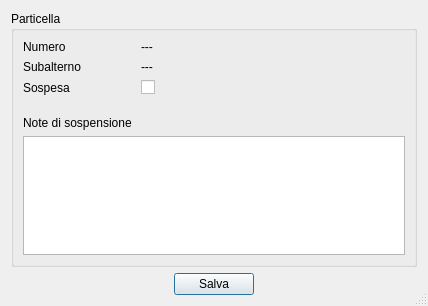
<?xml version="1.0" encoding="UTF-8"?>
<ui version="4.0">
 <class>Dialog</class>
 <widget class="QDialog" name="Dialog">
  <property name="geometry">
   <rect>
    <x>0</x>
    <y>0</y>
    <width>428</width>
    <height>306</height>
   </rect>
  </property>
  <property name="sizePolicy">
   <sizepolicy hsizetype="Expanding" vsizetype="Expanding">
    <horstretch>0</horstretch>
    <verstretch>0</verstretch>
   </sizepolicy>
  </property>
  <property name="windowTitle">
   <string>QGIS Agri - Sospensione lavorazione particella</string>
  </property>
  <property name="sizeGripEnabled">
   <bool>true</bool>
  </property>
  <layout class="QVBoxLayout" name="verticalLayout">
   <item>
    <widget class="QGroupBox" name="groupBox">
     <property name="sizePolicy">
      <sizepolicy hsizetype="Preferred" vsizetype="Expanding">
       <horstretch>0</horstretch>
       <verstretch>0</verstretch>
      </sizepolicy>
     </property>
     <property name="title">
      <string>Particella</string>
     </property>
     <layout class="QVBoxLayout" name="verticalLayout_4">
      <item>
       <layout class="QHBoxLayout" name="horizontalLayout_4">
        <property name="topMargin">
         <number>0</number>
        </property>
        <item>
         <widget class="QLabel" name="label_4">
          <property name="minimumSize">
           <size>
            <width>112</width>
            <height>0</height>
           </size>
          </property>
          <property name="text">
           <string>Numero</string>
          </property>
         </widget>
        </item>
        <item>
         <widget class="QLabel" name="lblNumPartValue">
          <property name="sizePolicy">
           <sizepolicy hsizetype="Expanding" vsizetype="Preferred">
            <horstretch>0</horstretch>
            <verstretch>0</verstretch>
           </sizepolicy>
          </property>
          <property name="text">
           <string>---</string>
          </property>
         </widget>
        </item>
       </layout>
      </item>
      <item>
       <layout class="QHBoxLayout" name="horizontalLayout_5">
        <property name="topMargin">
         <number>0</number>
        </property>
        <item>
         <widget class="QLabel" name="label_5">
          <property name="minimumSize">
           <size>
            <width>112</width>
            <height>0</height>
           </size>
          </property>
          <property name="text">
           <string>Subalterno</string>
          </property>
         </widget>
        </item>
        <item>
         <widget class="QLabel" name="lblSubPartValue">
          <property name="sizePolicy">
           <sizepolicy hsizetype="Expanding" vsizetype="Preferred">
            <horstretch>0</horstretch>
            <verstretch>0</verstretch>
           </sizepolicy>
          </property>
          <property name="text">
           <string>---</string>
          </property>
         </widget>
        </item>
       </layout>
      </item>
      <item>
       <layout class="QHBoxLayout" name="horizontalLayout_6">
        <property name="topMargin">
         <number>0</number>
        </property>
        <item>
         <widget class="QLabel" name="label_6">
          <property name="minimumSize">
           <size>
            <width>112</width>
            <height>0</height>
           </size>
          </property>
          <property name="text">
           <string>Sospesa</string>
          </property>
         </widget>
        </item>
        <item>
         <widget class="QCheckBox" name="chkSospesione">
          <property name="sizePolicy">
           <sizepolicy hsizetype="Expanding" vsizetype="Fixed">
            <horstretch>0</horstretch>
            <verstretch>0</verstretch>
           </sizepolicy>
          </property>
          <property name="layoutDirection">
           <enum>Qt::LeftToRight</enum>
          </property>
          <property name="text">
           <string/>
          </property>
         </widget>
        </item>
       </layout>
      </item>
      <item>
       <layout class="QHBoxLayout" name="horizontalLayout_2">
        <property name="topMargin">
         <number>15</number>
        </property>
        <item>
         <widget class="QLabel" name="label">
          <property name="text">
           <string>Note di sospensione</string>
          </property>
         </widget>
        </item>
       </layout>
      </item>
      <item>
       <widget class="QPlainTextEdit" name="txtNoteSospensione"/>
      </item>
     </layout>
    </widget>
   </item>
   <item>
    <widget class="QFrame" name="frame">
     <layout class="QHBoxLayout" name="horizontalLayout">
      <property name="spacing">
       <number>0</number>
      </property>
      <property name="leftMargin">
       <number>0</number>
      </property>
      <property name="topMargin">
       <number>0</number>
      </property>
      <property name="rightMargin">
       <number>0</number>
      </property>
      <property name="bottomMargin">
       <number>0</number>
      </property>
      <item alignment="Qt::AlignHCenter">
       <widget class="QPushButton" name="btnSave">
        <property name="layoutDirection">
         <enum>Qt::LeftToRight</enum>
        </property>
        <property name="text">
         <string>Salva</string>
        </property>
       </widget>
      </item>
     </layout>
    </widget>
   </item>
  </layout>
 </widget>
 <resources/>
 <connections/>
</ui>
